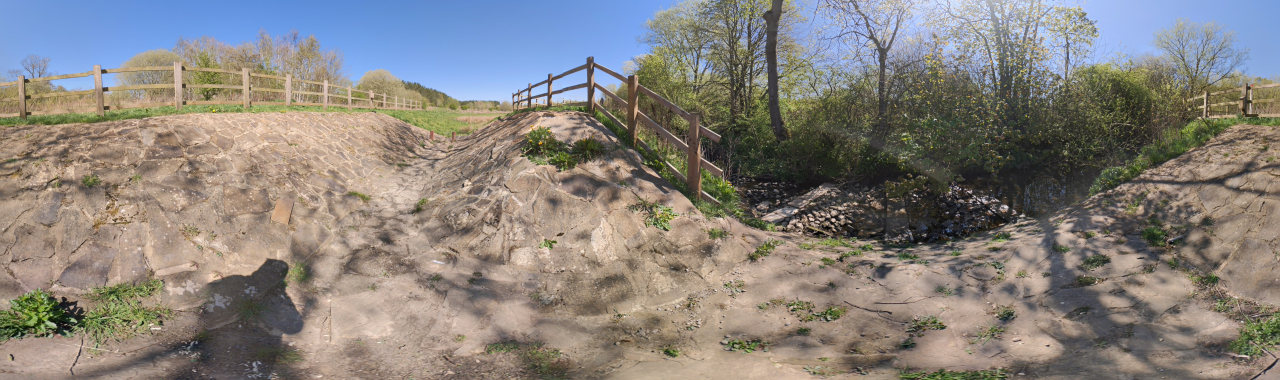
#> input picture P1_Inlet.jpg, 5120 x 1520 px (shown at 1/4 size)
$ python -i preprocess_panorama.py   (imports and definitions only)
#> lines starting #> are read from the running program, lines starting #| are printed output that depends on the picture
#> further down, picture is the input picture: shape (1520, 5120, 3); mean B, G, R 124.9, 130.1, 135.5
from __future__ import annotations

import argparse
import json
import shutil
from dataclasses import dataclass
from datetime import datetime, timezone
from pathlib import Path

import cv2
import numpy as np


IMAGE_EXTENSIONS = {".jpg", ".jpeg", ".png", ".tif", ".tiff", ".webp"}


@dataclass
class Scene:
    name: str
    files: list[Path]
    output_name: str


def smooth_step(values: np.ndarray) -> np.ndarray:
    return values * values * (3.0 - (2.0 * values))


# [116 lines left out: functions discover_scenes, load_images, stitch_images, crop_to_content, build_preview, measure_seam_score, not called in this run]


def estimate_end_overlap_with_features(image: np.ndarray) -> dict[str, int | float]:
    height, width = image.shape[:2]
#> height = 1520; width = 5120
    strip_width = max(160, min(width // 4, round(width * 0.16)))
#> strip_width = 819

    gray = cv2.cvtColor(image, cv2.COLOR_BGR2GRAY)
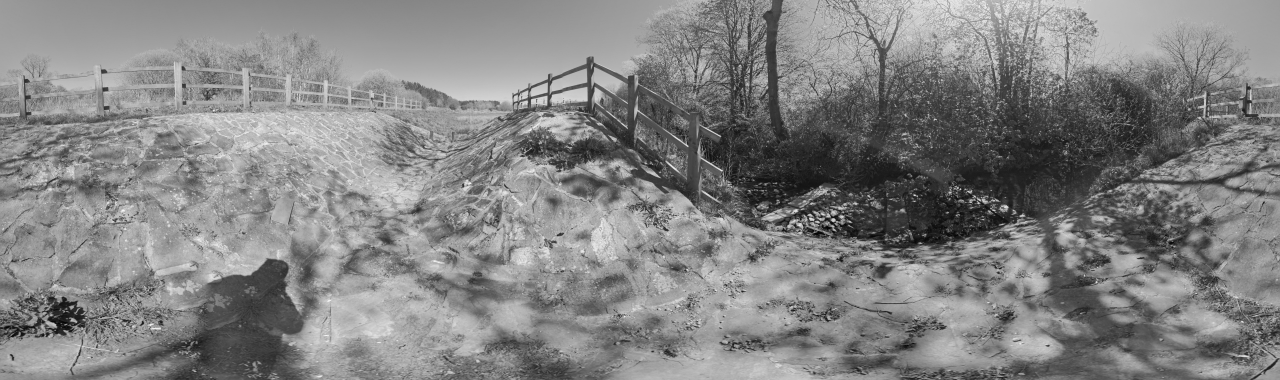
#> gray: shape (1520, 5120) (shown at 1/4 size); min 0, max 254, mean 131.1
    left = gray[:, :strip_width]
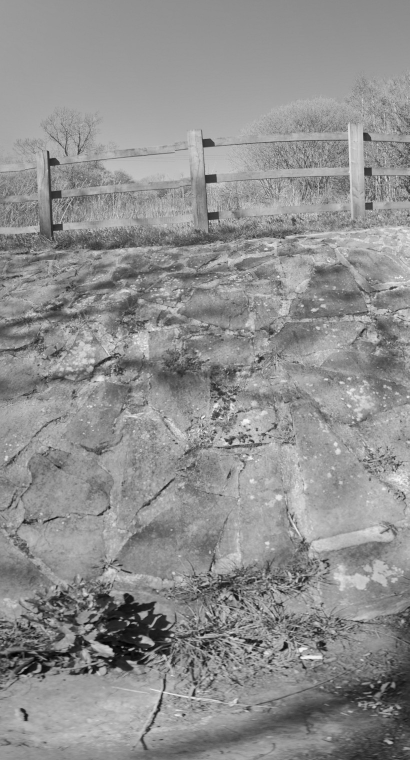
#> left: shape (1520, 819) (shown at 1/2 size); min 1, max 250, mean 143.2
    right = gray[:, width - strip_width :]
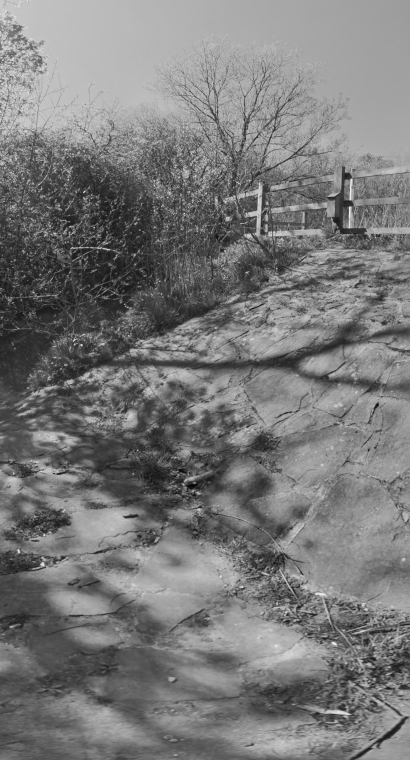
#> right: shape (1520, 819) (shown at 1/2 size); min 1, max 253, mean 120.8

    orb = cv2.ORB_create(2500)
    left_keypoints, left_descriptors = orb.detectAndCompute(left, None)
#> left_keypoints = 2500 keypoints; strongest (x, y, size): (403, 1270, 44.6), (385, 1391, 53.6), (419, 441, 31), (258, 1299, 31)
    right_keypoints, right_descriptors = orb.detectAndCompute(right, None)
#> right_keypoints = 2500 keypoints; strongest (x, y, size): (163, 690, 31), (169, 382, 31), (167, 384, 31), (700, 413, 31)

    result: dict[str, int | float] = {
        "overlap": 0,
        "shift": 0,
        "match_count": 0,
        "inlier_count": 0,
        "confidence": 0.0,
    }

    if left_descriptors is None or right_descriptors is None:
        return result

    matcher = cv2.BFMatcher(cv2.NORM_HAMMING)
    knn_matches = matcher.knnMatch(left_descriptors, right_descriptors, k=2)
#> knn_matches = 2500 matches
    good_matches = []

    for pair in knn_matches:
        if len(pair) < 2:
            continue

        best, alt = pair
        if best.distance < (0.75 * alt.distance):
            good_matches.append(best)
#> after the loop, good_matches = 6 matches

    result["match_count"] = len(good_matches)
    if len(good_matches) < 8:
        return result

    left_points = []
    right_points = []

    for match in good_matches:
        left_point = left_keypoints[match.queryIdx].pt
        right_point = right_keypoints[match.trainIdx].pt
        left_points.append(left_point)
        right_points.append((width - strip_width + right_point[0], right_point[1]))

    affine_matrix, mask = cv2.estimateAffinePartial2D(
        np.float32(left_points),
        np.float32(right_points),
        method=cv2.RANSAC,
        ransacReprojThreshold=6.0,
        maxIters=5000,
        confidence=0.995,
    )

    if affine_matrix is None or mask is None:
        return result

    inliers = mask.ravel().astype(bool)
    inlier_count = int(np.count_nonzero(inliers))
    result["inlier_count"] = inlier_count
    if inlier_count < 8:
        return result

    left_inliers = np.float32(left_points)[inliers]
    right_inliers = np.float32(right_points)[inliers]
    dx = float(np.median(right_inliers[:, 0] - left_inliers[:, 0]))
    dy = float(np.median(right_inliers[:, 1] - left_inliers[:, 1]))
    overlap = int(round(width - dx))
    vertical_shift = int(round(dy))

    if overlap < 24 or overlap > int(width * 0.22):
        return result

    if abs(vertical_shift) > int(height * 0.08):
        return result

    result["overlap"] = overlap
    result["shift"] = vertical_shift
    result["confidence"] = float(inlier_count / max(1, len(good_matches)))
    return result


# [266 lines left out: functions close_loop, estimate_seam_vertical_shift, align_seam, blend_seam_edges, maybe_close_loop, maybe_align_seam and 6 more, not called in this run]


# [2 lines not run here, left out]

>>> import cv2
>>> picture = cv2.imread('P1_Inlet.jpg')
>>> result = estimate_end_overlap_with_features(picture)
#> result = {'overlap': 0, 'shift': 0, 'match_count': 6, 'inlier_count': 0, 'confidence': 0}

$ run again, on Pond1_Outlet_TowardsPond.jpg
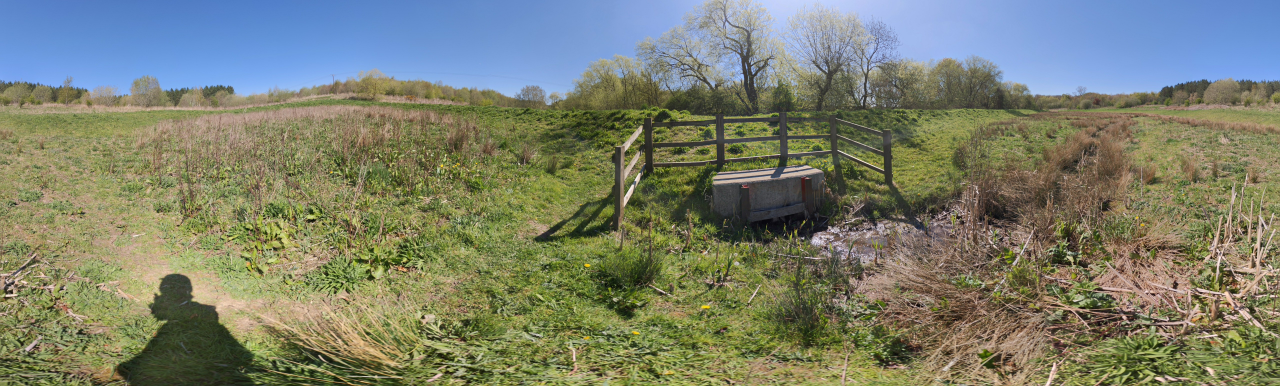
#> input picture Pond1_Outlet_TowardsPond.jpg, 5120 x 1544 px (shown at 1/4 size)
#> picture is the input picture: shape (1544, 5120, 3); mean B, G, R 109.4, 128, 123.3
#> in estimate_end_overlap_with_features, `left = gray[:, :strip_width]`:
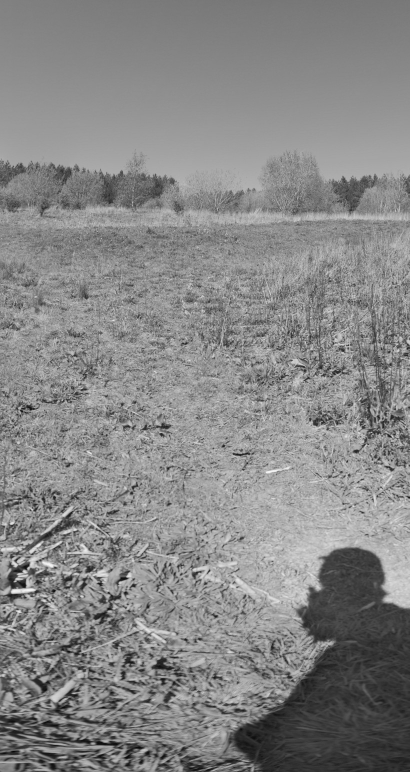
#> left: shape (1544, 819) (shown at 1/2 size); min 3, max 250, mean 134.7
#> in estimate_end_overlap_with_features, `right = gray[:, width - strip_width :]`:
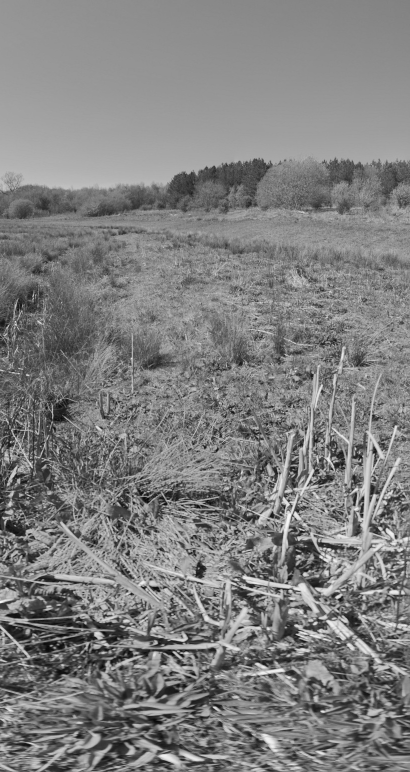
#> right: shape (1544, 819) (shown at 1/2 size); min 2, max 253, mean 127.6
#> left_keypoints = 2500 keypoints; strongest (x, y, size): (50, 1174, 44.6), (52, 1138, 44.6), (255, 1156, 31), (238, 1165, 31)
#> right_keypoints = 2500 keypoints; strongest (x, y, size): (577, 1002, 31), (590, 1024, 31), (598, 1263, 31), (576, 1002, 37.2)
#> knn_matches = 2500 matches
#> after the loop in estimate_end_overlap_with_features, `for pair in knn_matches:`: good_matches = 5 matches
#> result = {'overlap': 0, 'shift': 0, 'match_count': 5, 'inlier_count': 0, 'confidence': 0}

$ run again, on Pond2_Inlet_TowardsPond.jpg
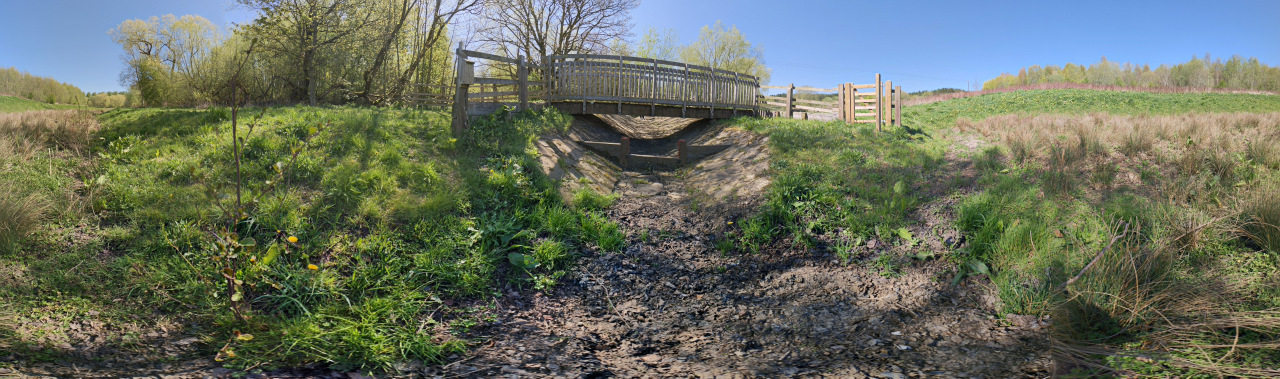
#> input picture Pond2_Inlet_TowardsPond.jpg, 5120 x 1514 px (shown at 1/4 size)
#> picture is the input picture: shape (1514, 5120, 3); mean B, G, R 95.7, 111.4, 104
#> in estimate_end_overlap_with_features, `left = gray[:, :strip_width]`:
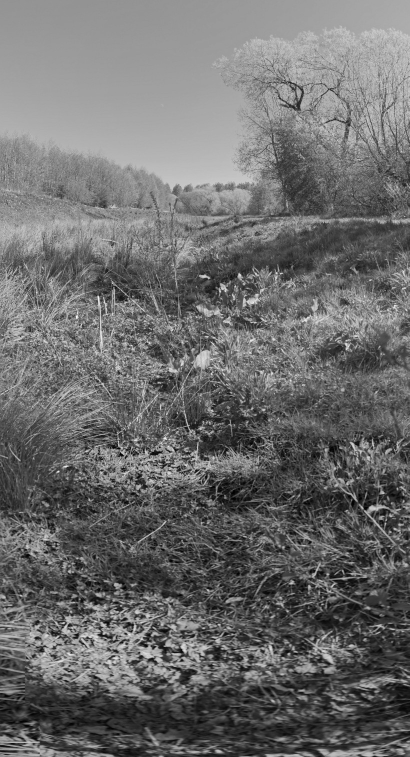
#> left: shape (1514, 819) (shown at 1/2 size); min 0, max 252, mean 108.5
#> in estimate_end_overlap_with_features, `right = gray[:, width - strip_width :]`:
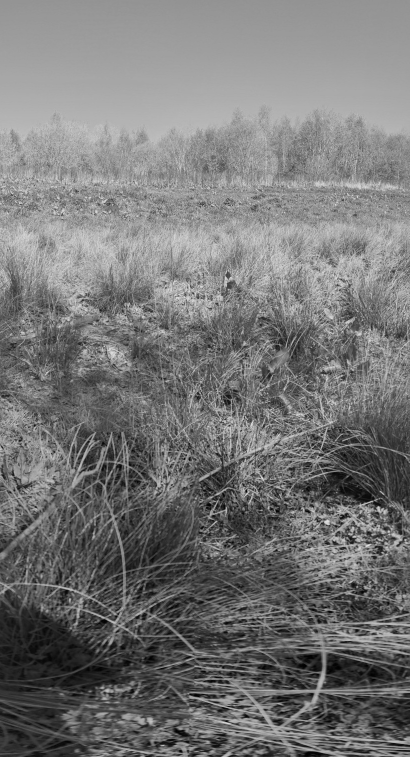
#> right: shape (1514, 819) (shown at 1/2 size); min 0, max 242, mean 118.3
#> left_keypoints = 2500 keypoints; strongest (x, y, size): (195, 592, 31), (246, 911, 31), (377, 851, 31), (128, 1246, 31)
#> right_keypoints = 2500 keypoints; strongest (x, y, size): (494, 983, 31), (492, 983, 37.2), (492, 980, 31), (757, 1014, 44.6)
#> knn_matches = 2500 matches
#> after the loop in estimate_end_overlap_with_features, `for pair in knn_matches:`: good_matches = 4 matches
#> result = {'overlap': 0, 'shift': 0, 'match_count': 4, 'inlier_count': 0, 'confidence': 0}

$ run again, on Pond2_Outlet_TowardChannel.jpg
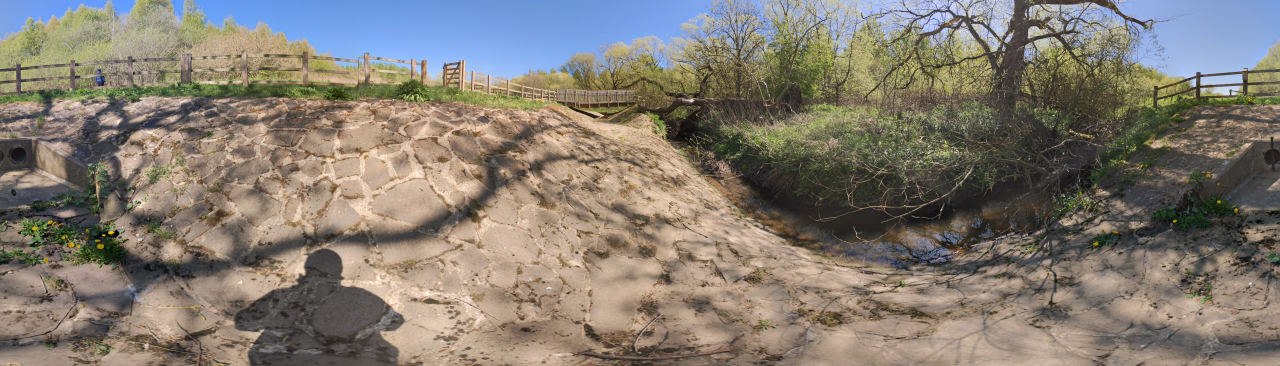
#> input picture Pond2_Outlet_TowardChannel.jpg, 5120 x 1462 px (shown at 1/4 size)
#> picture is the input picture: shape (1462, 5120, 3); mean B, G, R 113.4, 123.9, 131.4
#> in estimate_end_overlap_with_features, `left = gray[:, :strip_width]`:
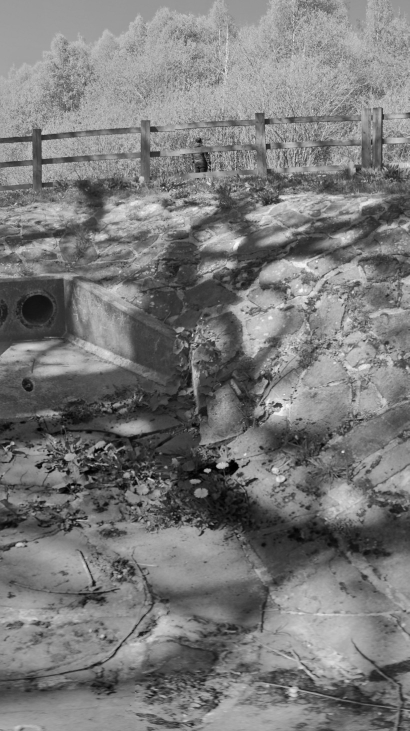
#> left: shape (1462, 819) (shown at 1/2 size); min 0, max 252, mean 122.1
#> in estimate_end_overlap_with_features, `right = gray[:, width - strip_width :]`:
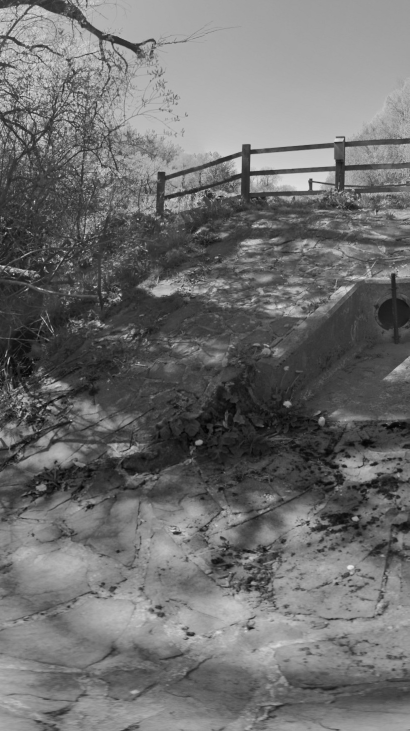
#> right: shape (1462, 819) (shown at 1/2 size); min 0, max 235, mean 110.5
#> left_keypoints = 2500 keypoints; strongest (x, y, size): (420, 330, 31), (433, 932, 44.6), (326, 374, 31), (297, 956, 31)
#> right_keypoints = 2500 keypoints; strongest (x, y, size): (625, 366, 37.2), (501, 341, 31), (626, 361, 31), (620, 358, 37.2)
#> knn_matches = 2500 matches
#> after the loop in estimate_end_overlap_with_features, `for pair in knn_matches:`: good_matches = 14 matches
#> the loop in estimate_end_overlap_with_features, `for match in good_matches:` made 14 passes
#> (left_point, right_point) on passes 1 to 8: ((211, 885), (154.8, 206.4)), ((398.4, 961.2), (76.32, 576)), ((303.6, 540), (211.4, 340.4)), ((64.8, 891.4), (698.4, 911.5)), ((532.2, 235), (501.6, 297.6)), ((300.7, 982.9), (750.6, 926.9)), ((114, 479), (517.6, 482.7)), ((389.8, 785.9), (195.3, 642.8))
#> after the loop in estimate_end_overlap_with_features, `for match in good_matches:`: left_points = [(211, 885), (398.4, 961.2), (303.6, 540), (64.8, 891.4), (532.2, 235), (300.7, 982.9), (114, 479), (389.8, 785.9), (580.6, 1370.6), (535, 340.1), (492.7, 433), (512.4, 824.1), (404.9, 881.5), (401.3, 469.4)]; right_points = [(4455.8, 206.4), (4377.3, 576), (4512.4, 340.4), (4999.4, 911.5), (4802.6, 297.6), (5051.6, 926.9), (4818.6, 482.7), (4496.3, 642.8), (4473.1, 462.4), (4404.7, 99.36), (5008.1, 1036.8), (4991, 329), (4948, 360.8), (4384.5, 96.48)]
#> affine_matrix = [[-0.234, -0.84, 5247.7], [0.84, -0.234, 498.8]]; mask = [0, 0, 0, 0, 0, 0, 1, 1, 0, 0, 0, 0, 0, 0]
#> inliers = [False, False, False, False, False, False, True, True, False, False, False, False, False, False]
#> inlier_count = 2
#> result = {'overlap': 0, 'shift': 0, 'match_count': 14, 'inlier_count': 2, 'confidence': 0}
